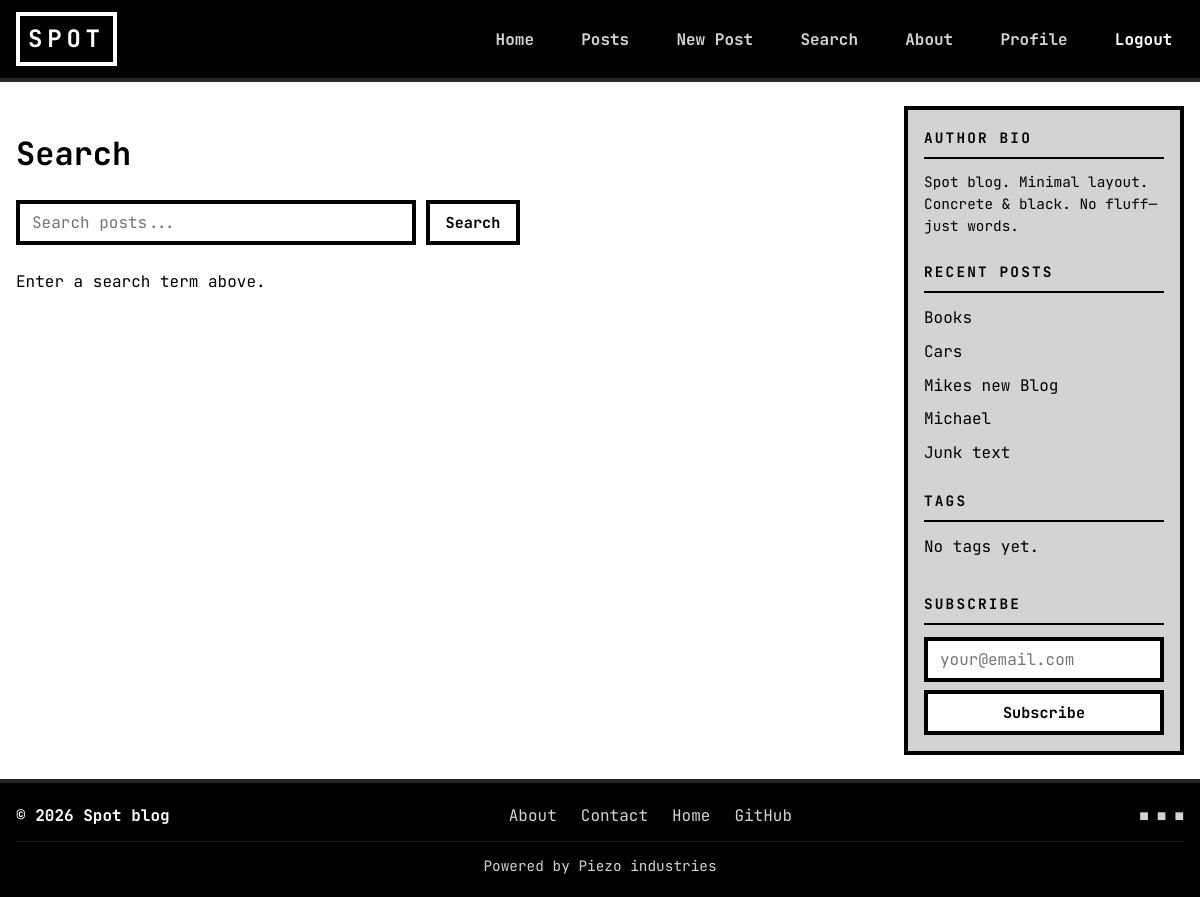
Before: /search/ (signed in) with the older database file.
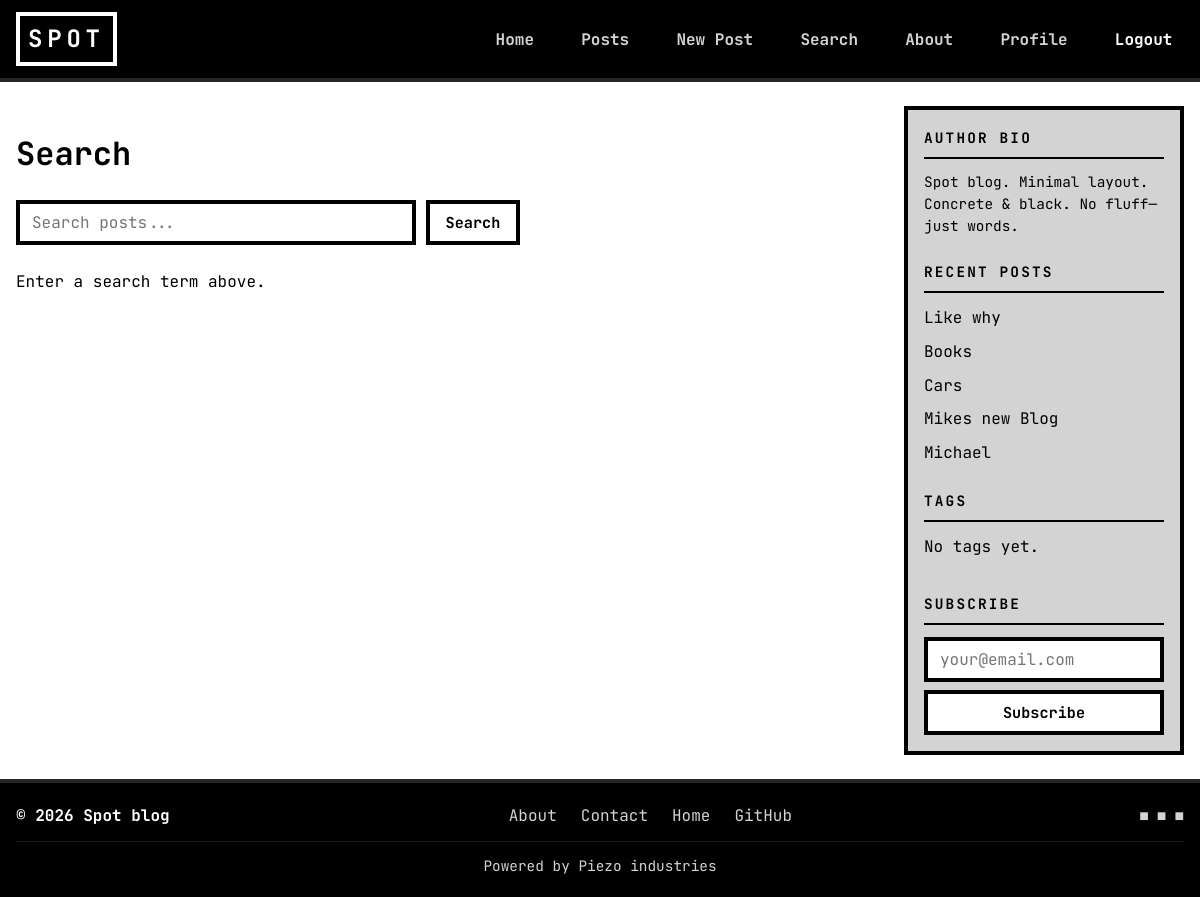
After: the same page with the newer database file.
### blog2/models.py (models this page shows, shortened)
class Post(models.Model):
    title = models.CharField(max_length=200)
    author = models.ForeignKey(
        settings.AUTH_USER_MODEL,
        on_delete=models.CASCADE,
        related_name='posts'
    )
    body = models.TextField()
    excerpt = models.CharField(max_length=300, blank=True)
    created_at = models.DateTimeField(auto_now_add=True)
    updated_at = models.DateTimeField(auto_now=True)
    tags = models.ManyToManyField(Tag, blank=True, related_name='posts')
    class Meta:
        ordering = ['-created_at']

### blog2/views.py (the view)
# urls.py: path('search/', views.search_view, name='search'),
def search_view(request):
    form = SearchForm(request.GET or None)
    posts = []
    if form.is_valid() and form.cleaned_data.get('q'):
        q = form.cleaned_data['q'].strip()
        posts = Post.objects.filter(
            Q(title__icontains=q) | Q(body__icontains=q) | Q(excerpt__icontains=q)
        ).distinct()
    paginator = Paginator(posts, 10)
    page = request.GET.get('page', 1)
    page_obj = paginator.get_page(page)
    return render(request, 'search_results.html', {
        'form': form,
        'query': form.cleaned_data.get('q', '') if form.is_valid() else '',
        'posts': page_obj,
        'page_obj': page_obj,
    })

### blog2/forms.py
class SearchForm(forms.Form):
    q = forms.CharField(
        required=False,
        max_length=100,
        widget= forms.TextInput(attrs={
            'placeholder': 'Search posts...',
            'class': 'brutalist-input',
        })
    )

### blog2/context_processors.py (called while the page is built)
def sidebar_context(request):
    return {
        'recent_sidebar_posts': Post.objects.all()[:5],
        'sidebar_tags': Tag.objects.all()[:15],
    }

### templates/search_results.html (shortened to what this page needs)
{% extends 'base.html' %}
{% block content %}
<h1 class="fade-in">Search</h1>
<form method="get" action="{% url 'search' %}" class="fade-in" style="margin-bottom: 1.5rem;">
  <input type="search" name="q" value="{{ query }}" placeholder="Search posts..." class="brutalist-input" style="max-width: 400px; display: inline-block;" aria-label="Search">
  <button type="submit" class="animated-button brutalist-btn">Search</button>
</form>
{% if query %}
<p class="fade-in">Results for "{{ query }}":</p>
<div class="post-grid">
  {% for post in posts %}
  <article class="post-card fade-in">
    <h2><a href="{% url 'post_detail' post.pk %}">{{ post.title }}</a></h2>
    <div class="meta">{{ post.author.username }} · {{ post.created_at|date:"M d, Y" }}</div>
    <p class="excerpt">{{ post.get_excerpt }}</p>
    <a href="{% url 'post_detail' post.pk %}" class="brutalist-btn" style="margin-top: 0.75rem;">Read</a>
  </article>
  {% empty %}
  <p>No posts found.</p>
  {% endfor %}
</div>
{% if page_obj.has_other_pages %}
<nav class="pagination" aria-label="Pagination">
  {% if page_obj.has_previous %}
  <a href="?q={{ query|urlencode }}&page={{ page_obj.previous_page_number }}">← Prev</a>
  {% else %}
  <span class="disabled">← Prev</span>
  {% endif %}
  {% for num in page_obj.paginator.page_range %}
  {% if page_obj.number == num %}
  <span class="current">{{ num }}</span>
  {% else %}
  <a href="?q={{ query|urlencode }}&page={{ num }}">{{ num }}</a>
  {% endif %}
  {% endfor %}
  {% if page_obj.has_next %}
  <a href="?q={{ query|urlencode }}&page={{ page_obj.next_page_number }}">Next →</a>
  {% else %}
  <span class="disabled">Next →</span>
  {% endif %}
</nav>
{% endif %}
{% else %}
<p>Enter a search term above.</p>
{% endif %}
{% endblock %}

### templates/includes/sidebar.html (shortened to what this page needs)
<aside class="sidebar">
    <section class="sidebar-block sidebar-bio">
        <h3 class="sidebar-title">Author Bio</h3>
        <p>Spot blog. Minimal layout. Concrete &amp; black. No fluff—just words.</p>
    </section>
    <section class="sidebar-block">
        <h3 class="sidebar-title">Recent Posts</h3>
        <ul class="sidebar-list">
            {% for post in recent_sidebar_posts %}
            <li><a href="{% url 'post_detail' post.pk %}">{{ post.title|truncatewords:6 }}</a></li>
            {% empty %}
            <li>No posts yet.</li>
            {% endfor %}
        </ul>
    </section>
    <section class="sidebar-block">
        <h3 class="sidebar-title">Tags</h3>
        <ul class="sidebar-tags">
            {% for tag in sidebar_tags %}
            <li><a href="{% url 'search' %}?q={{ tag.name|urlencode }}">{{ tag.name }}</a></li>
            {% empty %}
            <li>No tags yet.</li>
            {% endfor %}
        </ul>
    </section>
    <section class="sidebar-block">
        <h3 class="sidebar-title">Subscribe</h3>
        <form class="sidebar-subscribe" action="#" method="post">
            <input type="email" name="email" placeholder="your@email.com" class="brutalist-input" required aria-label="Email">
            <button type="submit" class="animated-button brutalist-btn">Subscribe</button>
        </form>
    </section>
</aside>

Changed rows visible on the page:
no longer on this page (row unchanged): Post: title "Junk text"
added Post: title "Like why"
